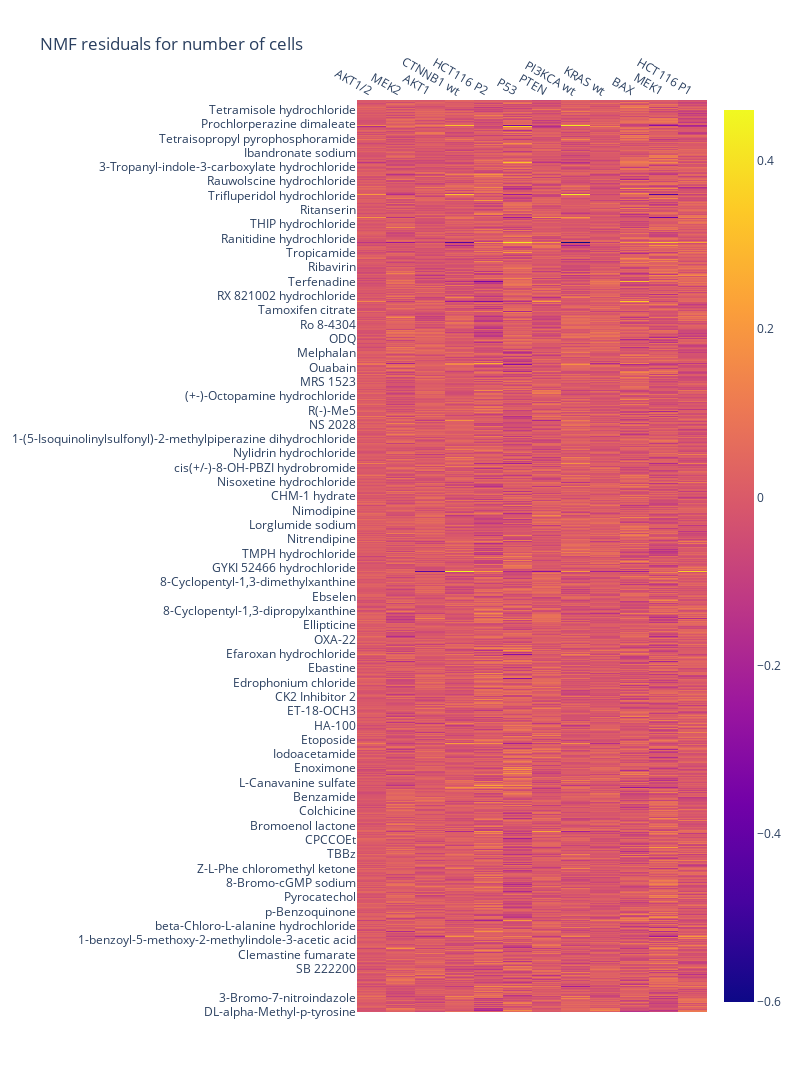

Notebook source saved alongside this figure:
### Code cell
fig = go.Figure(data=go.Heatmap(
                   z=residuals,
                   x=dm.cell_line_df["mutation"],
                   y=dm.drug_df["Name"],
                   hoverongaps = False),
                layout=go.Layout(
        title=go.layout.Title(text="NMF residuals for number of cells")
    ))
               
fig.update_layout(
    width=800,
    height=3600)
fig.update_xaxes(side="top")
fig.show()

### Figure 1 — Plotly figure (JSON) as saved in the notebook; plotly's stock layout.template omitted (floating-point values rounded to 4 significant figures; data arrays with more than 128 entries replaced by an {"elided": "..."} marker saying what was removed)
{"data": [{"hoverongaps": false, "type": "heatmap", "x": ["AKT1/2", "MEK2", "AKT1", "CTNNB1 wt", "HCT116 P2", "P53", "PTEN", "PI3KCA wt", "KRAS wt", "BAX", "MEK1", "HCT116 P1"], "y": {"elided": "1372 str values"}, "z": {"elided": "1372x12 float values"}}], "layout": {"height": 3600, "title": {"text": "NMF residuals for number of cells"}, "width": 800, "xaxis": {"side": "top"}}}
